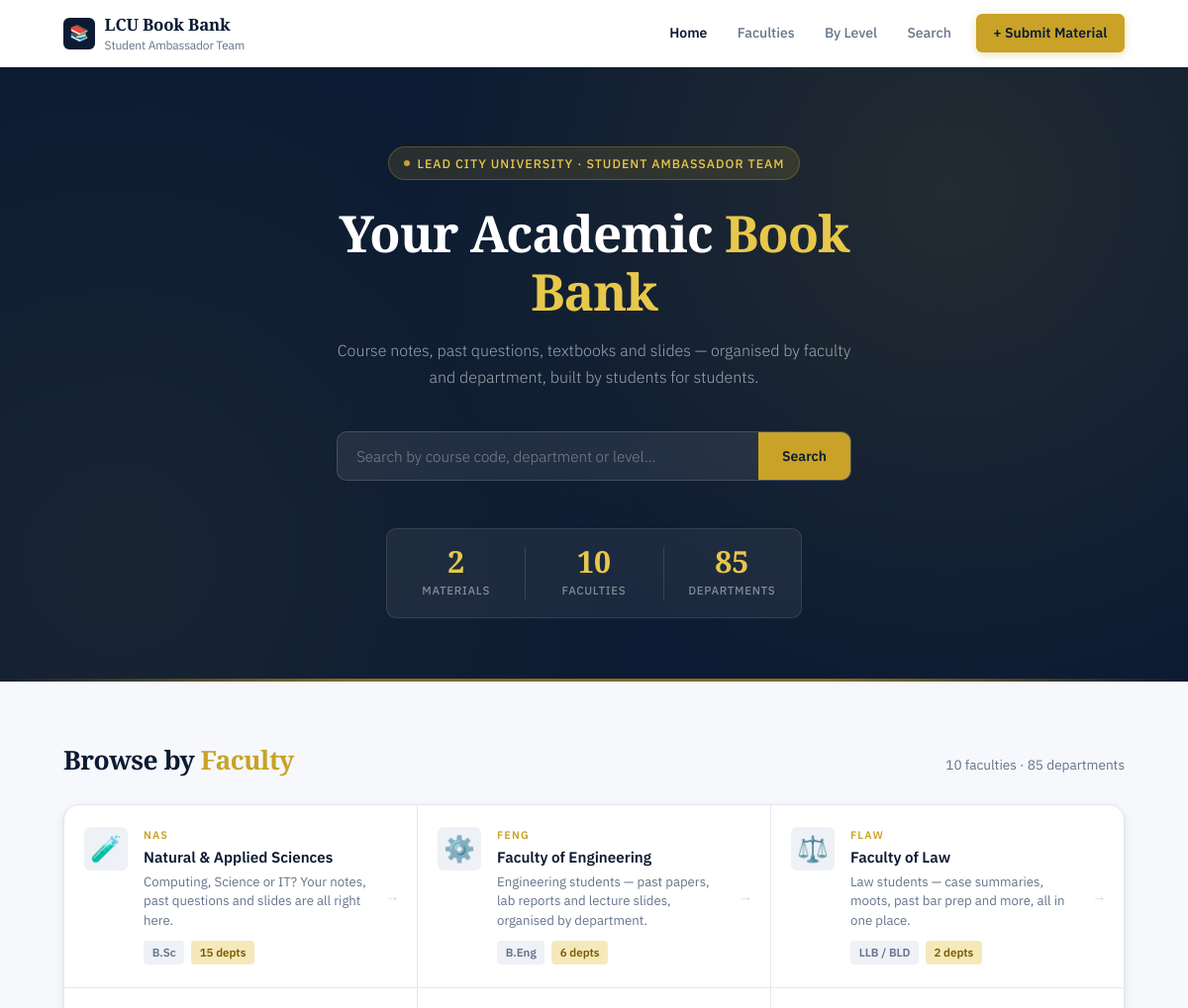
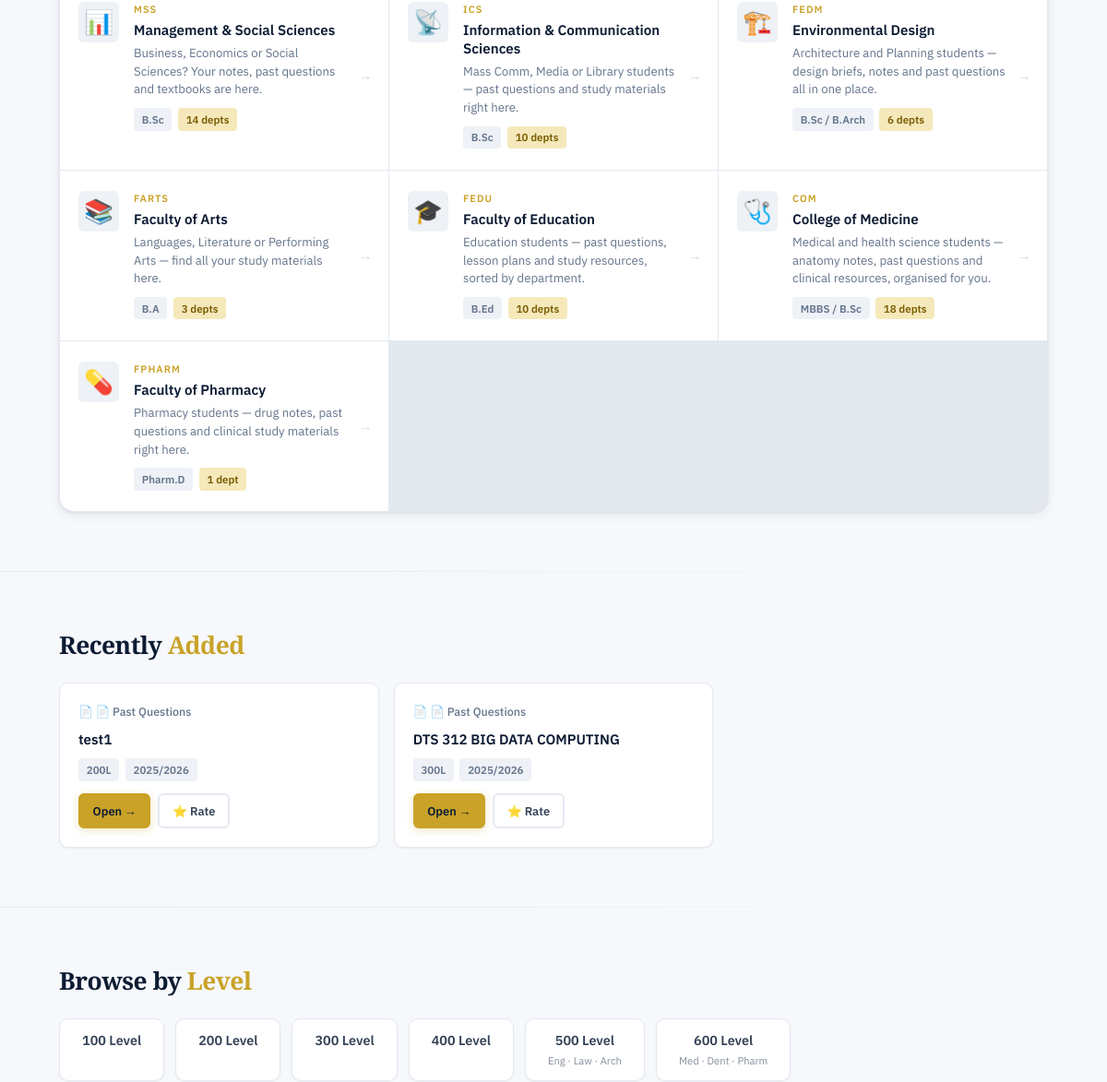
Before: / (upper part) with the older database file (2 pictures, top to bottom).
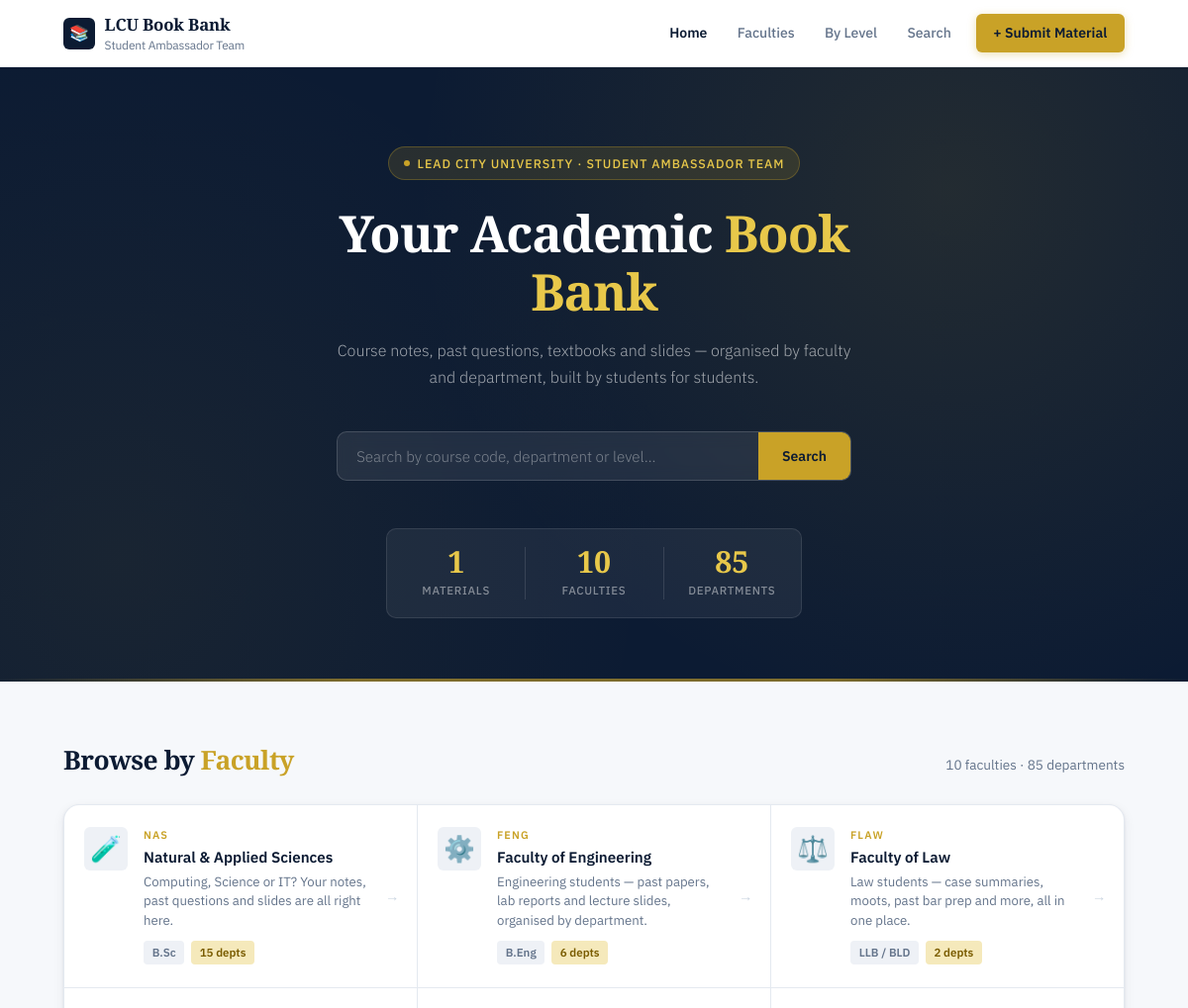
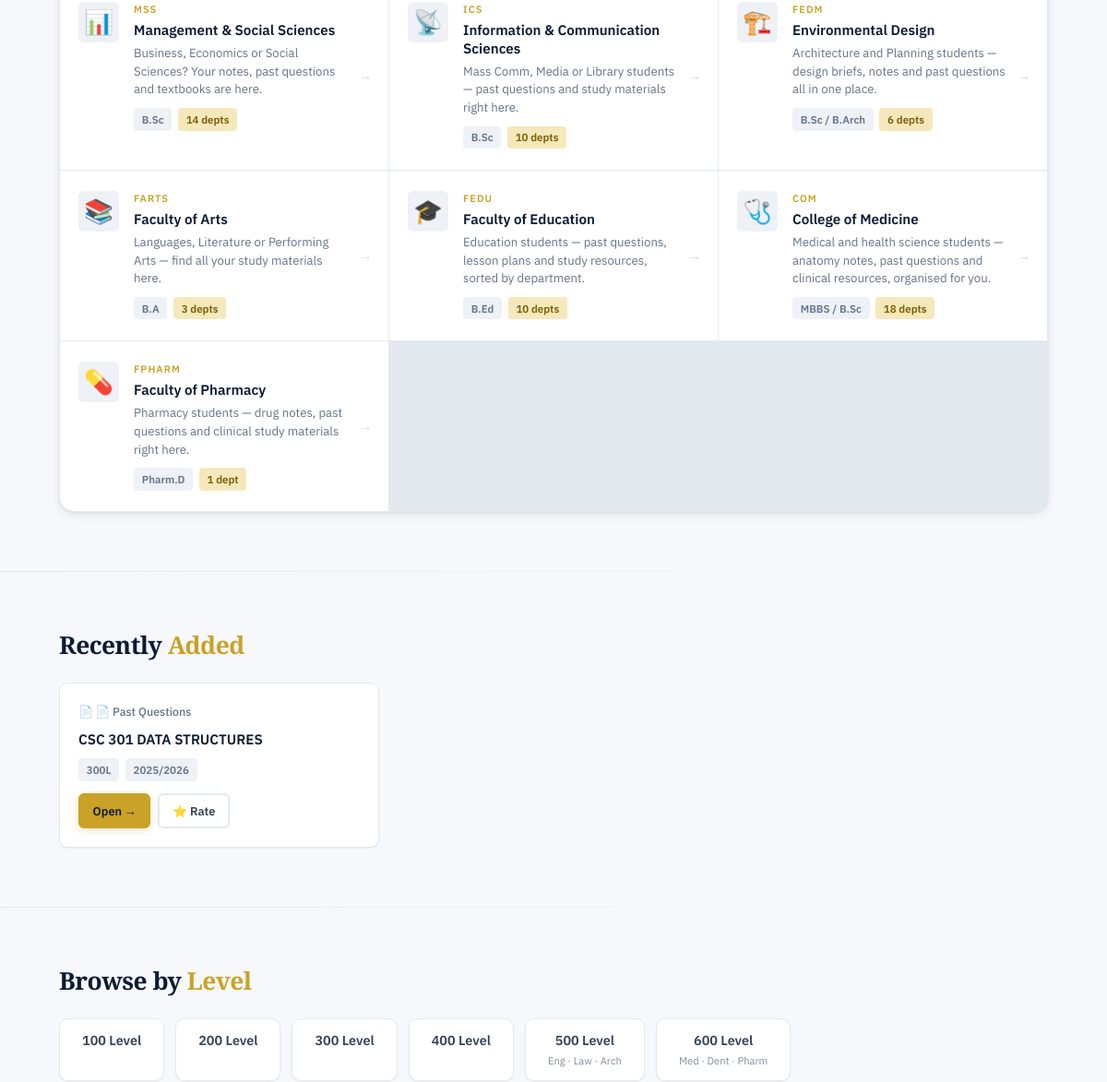
After: the same page with the newer database file (2 pictures, top to bottom).
### core/models.py (models this page shows, shortened)
class Faculty(models.Model):
    name        = models.CharField(max_length=200)
    slug        = models.SlugField(unique=True)
    abbr        = models.CharField(max_length=10)
    emoji       = models.CharField(max_length=10, default="📚")
    degree      = models.CharField(max_length=60)          # e.g. "B.Sc"
    description = models.TextField()
    drive_url   = models.URLField(blank=True)
    color       = models.CharField(max_length=7, default="#0c1b33")
    order       = models.PositiveIntegerField(default=0)   # display order
    class Meta:
        verbose_name_plural = "Faculties"
        ordering = ["order", "name"]
    def dept_count(self):
        return self.departments.count()

class Resource(models.Model):
    TYPE_CHOICES = [
        ("past-questions", "📄 Past Questions"),
        ("lecture-notes",  "📝 Lecture Notes"),
        ("textbook",       "📚 Textbook"),
        ("slides",         "🎞️ Slides"),
        ("lab-manual",     "🧪 Lab Manual / Report"),
        ("outline",        "📋 Course Outline / Syllabus"),
    ]
    STATUS_CHOICES = [
        ("pending",  "⏳ Pending Review"),
        ("approved", "✅ Approved — Live"),
        ("rejected", "❌ Rejected"),
    ]
    LEVEL_CHOICES = [(l, f"{l} Level") for l in [100, 200, 300, 400, 500, 600]]
    title        = models.CharField(max_length=300)
    type         = models.CharField(max_length=20, choices=TYPE_CHOICES)
    faculty      = models.ForeignKey(Faculty, on_delete=models.CASCADE,
                                     related_name="resources")
    department   = models.ForeignKey(Department, on_delete=models.CASCADE,
                                     related_name="resources")
    level        = models.IntegerField(choices=LEVEL_CHOICES)
    year         = models.CharField(max_length=20, blank=True,
                                    help_text="e.g. 2023/2024")
    file_url = models.URLField(blank=True, help_text="Auto-filled by Cloudinary on upload")
    drive_url = models.URLField(blank=True, help_text="Google Drive link (optional)")
    uploaded_by  = models.CharField(max_length=150,
                                    help_text="Submitter name or 'Anonymous'")
    contact      = models.EmailField(blank=True,
                                     help_text="Optional — for follow-up")
    status       = models.CharField(max_length=10, choices=STATUS_CHOICES,
                                    default="pending")
    admin_note   = models.TextField(blank=True,
                                    help_text="Internal note (not shown to students)")
    created_at   = models.DateTimeField(auto_now_add=True)
    published_at = models.DateTimeField(null=True, blank=True)
    class Meta:
        ordering = ["-created_at"]
    def avg_rating(self):
        reviews = self.reviews.all()
        if not reviews.exists():
            return None
        total = sum(r.rating for r in reviews)
        return round(total / reviews.count(), 1)
    def review_count(self):
        return self.reviews.count()
    def type_emoji(self):
        emojis = {
            "past-questions": "📄",
            "lecture-notes":  "📝",
            "textbook":       "📚",
            "slides":         "🎞️",
            "lab-manual":     "🧪",
            "outline":        "📋",
        }
        return emojis.get(self.type, "📄")
    def get_file_url(self):
        if self.file_url:
            return self.file_url
        return self.drive_url or ""

### core/views.py (the view)
# urls.py: path("",                          views.home,            name="home"),
def home(request):
    faculties = Faculty.objects.prefetch_related("departments").all()
    recent    = Resource.objects.filter(status="approved")\
                        .select_related("faculty", "department")\
                        .order_by("-published_at")[:6]
    return render(request, "core/index.html", {
        "faculties": faculties,
        "recent":    recent,
    })

### core/context_processors.py (called while the page is built)
def site_stats(request):
    return {
        "total_materials": Resource.objects.filter(status="approved").count(),
        "total_faculties": Faculty.objects.count(),
        "total_depts": sum(f.dept_count() for f in Faculty.objects.all()),
    }

### templates/core/index.html (shortened to what this page needs)
{% extends "core/base.html" %}
{% block content %}
<section class="hero">
  <div class="container hero__inner">
    <div class="hero__eyebrow">Lead City University · Student Ambassador Team</div>
    <h1 class="hero__title">Your Academic <em>Book Bank</em></h1>
    <p class="hero__sub">Course notes, past questions, textbooks and slides — organised by faculty and department, built by students for students.</p>
    <form action="{% url 'search' %}" method="get" class="search-bar">
      <input name="q" type="text" placeholder="Search by course code, department or level…" autocomplete="off" />
      <button type="submit">Search</button>
    </form>
    <div class="stats">
      <div class="stat">
        <div class="stat__number">{{ total_materials }}</div>
        <div class="stat__label">Materials</div>
      </div>
      <div class="stat">
        <div class="stat__number">{{ total_faculties }}</div>
        <div class="stat__label">Faculties</div>
      </div>
      <div class="stat">
        <div class="stat__number">{{ total_depts }}</div>
        <div class="stat__label">Departments</div>
      </div>
    </div>
  </div>
</section>
<section class="section" id="faculties">
  <div class="container">
    <div class="section-header">
      <h2 class="section-title">Browse by <span>Faculty</span></h2>
      <span class="section-sub">{{ total_faculties }} faculties · {{ total_depts }} departments</span>
    </div>
    <div class="faculty-grid">
      {% for faculty in faculties %}
      <a href="{% url 'faculty' faculty.slug %}" class="faculty-card">
        <div class="faculty-card__icon">{{ faculty.emoji }}</div>
        <div class="faculty-card__body">
          <div class="faculty-card__abbr">{{ faculty.abbr }}</div>
          <div class="faculty-card__name">{{ faculty.name }}</div>
          <p class="faculty-card__desc">{{ faculty.description }}</p>
          <div class="faculty-card__meta">
            <span class="badge">{{ faculty.degree }}</span>
            <span class="badge badge--count">{{ faculty.dept_count }} dept{{ faculty.dept_count|pluralize }}</span>
          </div>
        </div>
      </a>
      {% endfor %}
    </div>
  </div>
</section>
<div class="divider"></div>
<section class="section">
  <div class="container">
    <h2 class="section-title" style="margin-bottom:1.5rem;">Recently <span>Added</span></h2>
    {% if recent %}
    <div class="materials-grid">
      {% for r in recent %}
      {% include "core/_material_card.html" with resource=r %}
      {% endfor %}
    </div>
    {% endif %}
  </div>
</section>
<div class="divider"></div>
<section class="section" id="levels">
  <div class="container">
    <h2 class="section-title" style="margin-bottom:1.5rem;">Browse by <span>Level</span></h2>
    <div class="level-pills">
      <a href="{% url 'search' %}?level=100" class="level-pill">100 Level</a>
      <a href="{% url 'search' %}?level=200" class="level-pill">200 Level</a>
      <a href="{% url 'search' %}?level=300" class="level-pill">300 Level</a>
      <a href="{% url 'search' %}?level=400" class="level-pill">400 Level</a>
      <a href="{% url 'search' %}?level=500" class="level-pill">
        500 Level<span class="level-pill__sub">Eng · Law · Arch</span>
      </a>
      <a href="{% url 'search' %}?level=600" class="level-pill">
        600 Level<span class="level-pill__sub">Med · Dent · Pharm</span>
      </a>
    </div>
  </div>
</section>
{% endblock %}

### templates/core/_material_card.html (shortened to what this page needs)
{% load static %}
<div class="material-card">
  <div class="material-card__type">{{ resource.type_emoji }} {{ resource.get_type_display }}</div>
  <h3 class="material-card__title">{{ resource.title }}</h3>
  <div class="material-card__meta">
    {% if resource.level %}<span class="badge">{{ resource.level }}L</span>{% endif %}
    {% if resource.year %}<span class="badge">{{ resource.year }}</span>{% endif %}
  </div>
  <div class="material-card__actions">
    {% with file_link=resource.get_file_url %}
    {% if file_link %}
    <a href="{{ file_link }}" target="_blank" rel="noopener" class="btn btn--primary btn--sm">Open →</a>
    {% else %}
    <span class="btn btn--primary btn--sm" style="opacity:.4;cursor:not-allowed;">No File</span>
    {% endif %}
    {% endwith %}
    <button class="btn btn--ghost btn--sm"
            onclick="openReview({{ resource.id }}, '{{ resource.title|escapejs }}')">
      ⭐ Rate
    </button>
  </div>
</div>

Changed rows visible on the page:
removed Resource: type_emoji "📄", type "📄 Past Questions", title "DTS 312 BIG DATA COMPUTING", level "300", year "2025/2026"
changed Resource "📄 Past Questions": title "test1" → "CSC 301 DATA STRUCTURES"; level "200" → "300"
Other visible differences:
{{ total_materials }}: "2" → "1"
